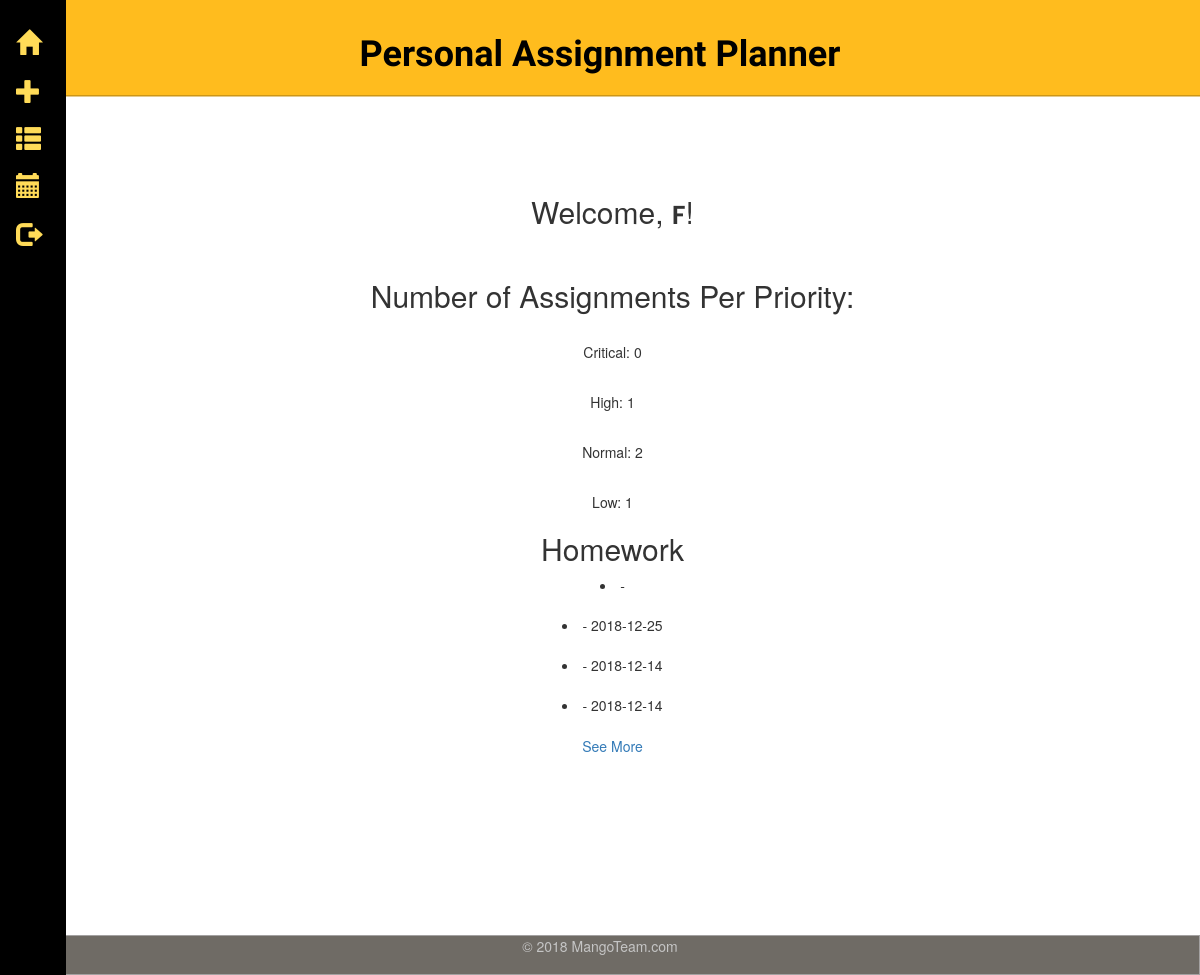
Page /homepage (signed in) on the committed database.
### tables this page shows
CREATE TABLE assignments (
  id integer primary key autoincrement,
  username text not null,
  title text not null,
  course text not null,
  category text not null,
  priority text not null,
  duedate text not null,
  description text not null
);

### app.py (the view)
@app.route('/homepage')
def display_homepage():
    if 'logged_in' in session:
        username = session['logged_in']
        db = get_db()
        cur = db.execute('select * from assignments where username = ? order by id desc', [username])
        assignments = cur.fetchall()
        critical = db.execute("select count(*) from assignments where username = ? and priority = 'Critical'",
                         [username])
        high = db.execute("select count(*) from assignments where username = ? and priority = 'High'",
                         [username])
        normal = db.execute("select count(*) from assignments where username = ? and priority = 'Normal'",
                         [username])
        low = db.execute("select count(*) from assignments where username = ? and priority = 'Low'",
                         [username])
        priority1 = critical.fetchone()
        number_of_critical = priority1[0]
        priority2 = high.fetchone()
        number_of_high = priority2[0]
        priority3 = normal.fetchone()
        number_of_normal = priority3[0]
        priority4 = low.fetchone()
        number_of_low = priority4[0]
        return render_template('Homepage.html', username=username, critical=number_of_critical,
                               high=number_of_high, normal=number_of_normal, low=number_of_low, assignments=assignments)
    return render_template('OpeningPage.html')

### app.py (called while the page is built)
def connect_db():
    rv = sqlite3.connect(app.config['DATABASE'])
    rv.row_factory = sqlite3.Row
    return rv

def get_db():
    if not hasattr(g, 'sqlite_db'):
        g.sqlite_db = connect_db()
    return g.sqlite_db

### templates/Homepage.html (shortened to what this page needs)
{% extends "layout_template.html" %}
{% block body %}
 <div class="container-fluid">
   <h2 class="masthead-brand">Welcome, <span class="username">{{ username }}</span>! </h2>
      <br>
    <div class="wrap">
      <div class="left-col">
        <div class="box">
          <h2 class="box-title">Number of Assignments Per Priority:</h2>
              <div class="empty-box-content">
                <div class="empty-content">
                  <br>
                    <p>Critical: {{ critical }}</p>
                    <br>
                    <p>High: {{ high }}</p>
                    <br>
                    <p>Normal: {{ normal }}</p>
                    <br>
                    <p>Low: {{ low }}</p>
                </div>
              </div>
        </div>
      </div>
    </div>
    <div class="right-col">
      <div class="box">
        <h2 class="box-title">Homework</h2>
        <div class="empty-box-content">
          <div class="empty-content">
            {% if assignments %}
                {% for assignment in assignments %}
                  <li>{{ assignment.title }}  -  {{ assignment.duedate }}</li>
                  <br>
                {% else %}
                  <em>No assignment entries here so far.</em>
                <br>
                {% endfor %}
                <a href="./assignments">See More</a>
            {% else %}
              <p>This is where your assignments, tests and projects will be displayed. You'll be able to view them by class, type and priority.</p>
            {% endif %}
          </div>
        </div>
      </div>
    </div>
 </div>
{% endblock %}

### static/homepage.css (style rules this page uses)
a, a:focus, a:hover { padding: .25rem 0 }
html, body { height: 100%; background-color: #fff; }
.username { font-size: 26px; font-weight: 550; font-family: 'Poppins', sans-serif; }

### rows in the picture
assignments: duedate "2018-12-25"
assignments: duedate "2018-12-14"
assignments: duedate "2018-12-14"

### other values in the picture
{{ username }} "F"
{{ critical }} "0"
{{ high }} "1"
{{ normal }} "2"
{{ low }} "1"
